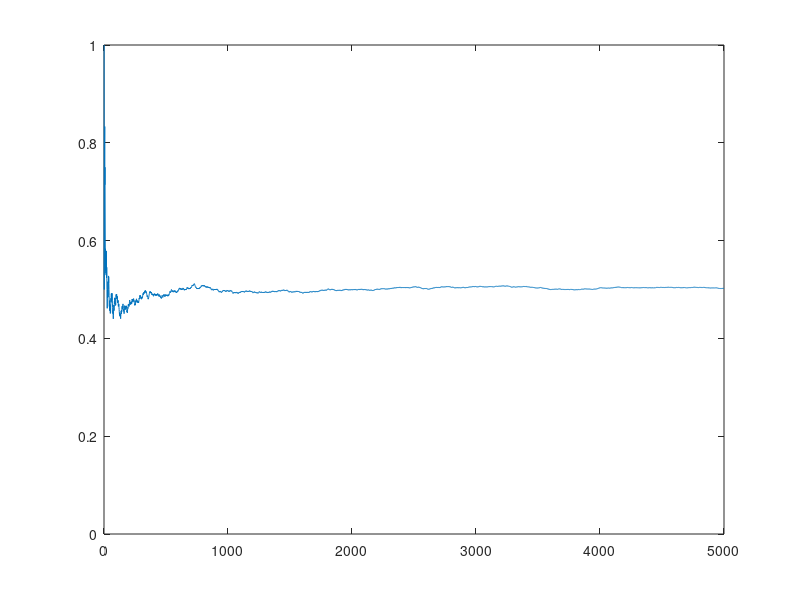

MATLAB code for this plot: (Note: this script raises an error after producing the figure.)
%% ANTON ILIC
%lab: cointoss
ii=5000;
%“heads’ and
%then plot the running estimate of the probability of getting "heads” with this simulation.
%Plot the running estimate along with a horizontal line at the expected value of 0.5 (hints:
%consider these functions: rand, cumsum, and round).
heads = randi([0,1],1,ii);
plot(cumsum(heads)./(1:ii));%plots
xlim([0, ii]);
ylim([0, 1])
hold on
yline(0.5)
xlabel('Trial Number')
ylabel('Percent Heads (estimate)')
title ('Trial Number vs Percent Heads')
B = cumsum(heads);
C = B(end);
disp(C) %NUMBER OF coins tossed
legend( 'Real values ', 'Probable values')
    
hold off